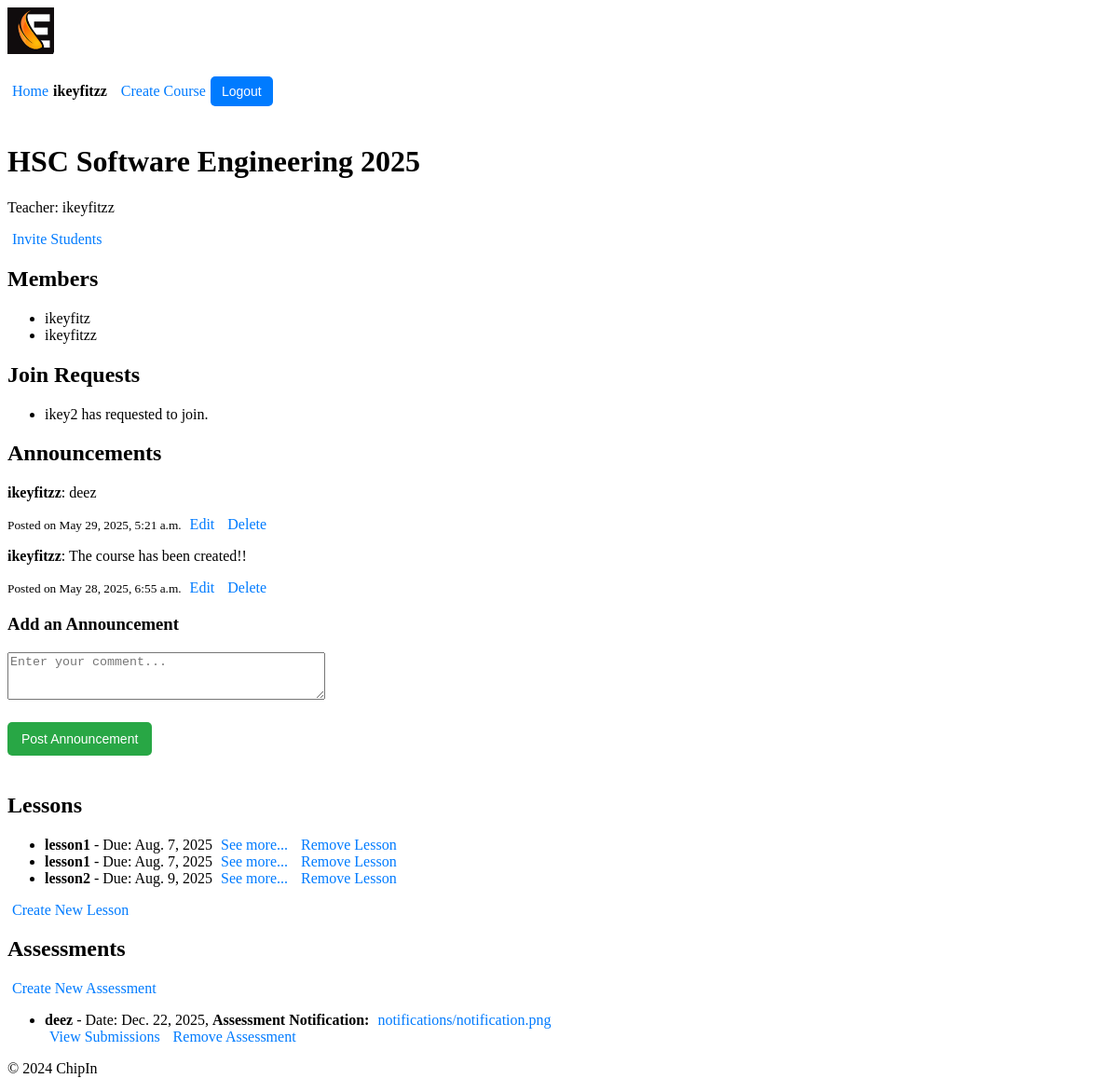
The page /chipin/group/4/ (signed in) on the database its author committed.
### users/models.py (models this page shows, shortened)
class Profile(models.Model):
    user = models.OneToOneField(User, on_delete=models.CASCADE)
    first_name = models.CharField(max_length=30)
    surname = models.CharField(max_length=30)
    nickname = models.CharField(max_length=30, unique=True, null=False, blank=False)
    max_spend = models.DecimalField(max_digits=10, decimal_places=2, default=100.00)  # max spend
    balance = models.DecimalField(max_digits=10, decimal_places=2, default=100.00)  # users balance
    is_teacher = models.BooleanField(default=False) # users permissions (teacher/student)
    pfp = models.FileField(default='pfps/blank.jpg') # profile picture field

### chipin/models.py (models this page shows, shortened)
class Group(models.Model):
    name = models.CharField(max_length=100)
    admin = models.ForeignKey(User, on_delete=models.CASCADE, related_name='admin_groups')
    members = models.ManyToManyField(User, related_name='group_memberships', blank=True)
    invited_users = models.ManyToManyField(User, related_name='pending_invitations', blank=True)

class GroupJoinRequest(models.Model):
    user = models.ForeignKey(User, on_delete=models.CASCADE)
    group = models.ForeignKey(Group, on_delete=models.CASCADE, related_name='join_requests')
    is_approved = models.BooleanField(default=False)
    votes = models.ManyToManyField(User, related_name='votes', blank=True)  # Tracks users who voted
    created_at = models.DateTimeField(auto_now_add=True)

class Comment(models.Model):
    user = models.ForeignKey(User, on_delete=models.CASCADE)  # User who posted the comment
    group = models.ForeignKey(Group, related_name='comments', on_delete=models.CASCADE)  # Group associated with the comment
    content = models.TextField()  # The comment content
    created_at = models.DateTimeField(auto_now_add=True)  # Timestamp when the comment was posted
    updated_at = models.DateTimeField(auto_now=True)  # Timestamp for the latest update

class Lesson(models.Model):
    name = models.CharField(max_length=32)
    due_date = models.DateField()
    description = models.TextField()
    file = models.FileField(upload_to='resources/', blank=True, null=True) # Uploaded resources by the teacher
    group = models.ForeignKey(Group, related_name='lessons', on_delete=models.CASCADE) # Parent
    submissions = models.ManyToManyField(User, related_name='submissions', blank=True) # Tracks the amount of responses/content of responses

class Event(models.Model):
    name = models.CharField(max_length=100)
    date = models.DateField()
    status = models.CharField(max_length=20, default='Pending')  # Can be 'Pending' or 'Active'
    group = models.ForeignKey(Group, related_name='events', on_delete=models.CASCADE)
    members = models.ManyToManyField(User, related_name='event_memberships', blank=True)
    notification = models.FileField(upload_to='notifications/', blank=True, null=True)

### chipin/views.py (the view)
# urls.py: path('group/<int:group_id>/', views.group_detail, name='group_detail'),
@login_required
def group_detail(request, group_id, edit_comment_id=None):
    group = get_object_or_404(Group, id=group_id)
    comments = group.comments.all().order_by('-created_at')  # Fetch all comments for the group
    events = group.events.all()  # Fetch all events associated with the group
    lessons = group.lessons.all()  # Fetch all lessons associated with the group
    if edit_comment_id: # Fetch the comment to edit, if edit_comment_id is provided
        comment_to_edit = get_object_or_404(Comment, id=edit_comment_id)
        if comment_to_edit.user != request.user:
            return redirect('chipin:group_detail', group_id=group.id)
    else:
        comment_to_edit = None
    if request.method == 'POST':
        if comment_to_edit: # Editing an existing comment
            form = CommentForm(request.POST, instance=comment_to_edit)
        else: # Adding a new comment
            form = CommentForm(request.POST)
        if form.is_valid():
            comment = form.save(commit=False)
            comment.user = request.user
            comment.group = group
            comment.save()
            return redirect('chipin:group_detail', group_id=group.id)
    else:
        form = CommentForm(instance=comment_to_edit) if comment_to_edit else CommentForm()
    return render(request, 'chipin/group_detail.html', {
        'group': group,
        'comments': comments,
        'events': events,
        'lessons': lessons,
        'form': form,
        'comment_to_edit': comment_to_edit,
    })

### chipin/forms.py (shortened to what this page needs)
class CommentForm(forms.ModelForm):
    class Meta:
        model = Comment
        fields = ['content']
        widgets = {
            'content': forms.Textarea(attrs={'rows': 3, 'placeholder': 'Enter your comment...'})
        }

### chipin/context_processors.py (called while the page is built)
def user_profile(request):
    if request.user.is_authenticated:
        try:
            return {'nickname': request.user.profile.nickname}
        except Profile.DoesNotExist:
            return {'nickname': request.user.username}  # Fallback to username if no profile exists
    return {}

### chipin/templates/chipin/group_detail.html (shortened to what this page needs)
{% extends 'chipin/base.html' %}
{% block content %}
    <h1>{{ group.name }}</h1>
    <p>Teacher: {{ group.admin.profile.nickname }}</p>
    {% if request.user == group.admin %}
        <a href="{% url 'chipin:invite_users' group.id %}">Invite Students</a>
    {% endif %}
    <h2>Members</h2>
    <ul>
        {% for member in group.members.all %}
        <li>{{ member.profile.nickname }}</li>
        {% endfor %}
    </ul>
    {% if request.user in group.members.all %}
        <h2>Join Requests</h2>
        <ul>
            {% for request in group.join_requests.all %}
            <li>{{ request.user.username }} has requested to join.</li>
            {% endfor %}
        </ul>
    {% endif %}
    <h2>Announcements</h2>
    <div class="comments-section">
        {% for comment in comments %}
            <div class="comment">
                <p><strong>{{ comment.user.profile.nickname }}</strong>: {{ comment.content }}</p>
                <small>Posted on {{ comment.created_at }}</small>
                {% if comment.user == request.user or request.user == group.admin %}
                    <a href="{% url 'chipin:edit_comment' group.id comment.id %}">Edit</a>
                    <a href="{% url 'chipin:delete_comment' comment.id %}" onclick="return confirm('Are you sure?')">Delete</a>
                {% endif %}
            </div>
        {% empty %}
            <p>No announcements yet.</p>
        {% endfor %}
    </div>
{% if request.user == group.admin %}
    <h3>{% if comment_to_edit %}Edit Announcement{% else %}Add an Announcement{% endif %}</h3>
    <form method="POST">
        <div class="form-group">
            {{ form.content }}
        </div>
        <button type="submit">{% if comment_to_edit %}Save Announcement{% else %}Post Announcement{% endif %}</button>
    </form>
{% endif %}
    <h2>Lessons</h2>
    <ul>
    {% for lesson in lessons %}
        <li>
            <strong>{{ lesson.name }}</strong> - Due: {{ lesson.due_date }} <a href="{% url 'chipin:lesson_detail' lesson.id %}" class="btn btn-secondary">See more...</a>
            {% if request.user == group.admin %}
                <a href="{% url 'chipin:delete_lesson' lesson.id %}" class="btn btn-danger" onclick="return confirm('Are you sure you want to delete this lesson?');">Remove Lesson</a>
            {% endif %}
        </li>
    {% endfor %}
    </ul>
    {% if request.user == group.admin %}
        <a href="{% url 'chipin:create_lesson' group.id %}" class="btn btn-primary">Create New Lesson</a>
    {% else %}
        <p>There are no lessons at the moment.</p>
    {% endif %}
    <h2>Assessments</h2>
    {% if request.user == group.admin %}
        <a href="{% url 'chipin:create_event' group.id %}" class="btn btn-primary">Create New Assessment</a>
    {% endif %}
    <ul>
        {% for event in events %}
            <li>
                <strong>{{ event.name }}</strong> - Date: {{ event.date }},
                {% if event.notification %}
                    <strong>Assessment Notification:</strong>
                    <a href="{{ event.notification.url }}" target="_blank">{{ event.notification.name|slice:"notifications/" }}</a><br>
                {% else %}
                    <strong>Assessment Notification:</strong> None<br>
                {% endif %}
                {% if request.user != group.admin %}
                    <a href="{% url 'chipin:assessment_detail' group.id event.id %}" class="btn btn-secondary">Submit Assessment</a>
                {% else %}
                    <a href="{% url 'chipin:assessment_detail' group.id event.id %}" class="btn btn-secondary">View Submissions</a>
                {% endif %}
                {% if request.user == group.admin %}
                    <a href="{% url 'chipin:delete_event' group.id event.id %}" class="btn btn-danger" onclick="return confirm('Are you sure you want to delete this assessment?');">Remove Assessment</a>
                {% endif %}
            </li>
        {% endfor %}
    </ul>
{% endblock %}

### chipin/templates/chipin/base.html (shortened to what this page needs)
{% load static %}
<!DOCTYPE html>
<html lang="en">
<head>
    <link rel="stylesheet" href="{% static 'chipin/styles.css' %}">
</head>
<body>
    <header>
        <div class="logo">
            <img src="{% static 'chipin/logo_90.jpg' %}" alt="ChipIn Logo">
        </div>
        <div class="user-info">
            {% if request.user.is_authenticated %}
                <a href="{% url 'chipin:home' %}">Home</a> <span>{{ request.user.profile.nickname }}</span>
                {% if request.user.profile.is_teacher %}
                    <a href="{% url 'chipin:create_group' %}">Create Course</a>
                {% endif %}
                <form action="{% url 'users:logout' %}" method="post">
                    <button type="submit">Logout</button>
                </form>
            {% else %}
                <a href="{% url 'users:teacher_login' %}">Teacher Login</a> <a href="{% url 'users:login' %}">Student Login</a> <a href="{% url 'users:register' %}">Student Register</a>
            {% endif %}
        </div>
    </header>
    <main>
        {% block content %}
        {% endblock %}
    </main>
    <footer>
        <p>&copy; 2024 ChipIn</p>
    </footer>
</body>
</html>

### chipin/static/chipin/styles.css (style rules this page uses)
.logo img { max-height: 50px; }
.user-info { display: flex; align-items: center; font-size: 16px; }
.user-info span { margin-right: 10px; font-weight: bold; }
.user-info button { background-color: #007BFF; color: white; border: none; padding: 8px 12px; cursor: pointer; border-radius: 5px; font-size: 14px; }
button { background-color: #28a745; color: white; border: none; padding: 10px 15px; cursor: pointer; border-radius: 5px; font-size: 14px; margin-top: 20px; margin-bottom: 20px; }
a { color: #007BFF; text-decoration: none; padding: 5px }

### rows shown on the page
Group: name "HSC Software Engineering 2025", admin.profile.nickname "ikeyfitzz"
GroupJoinRequest: user.username "ikey2"
Comment: user.profile.nickname "ikeyfitzz", content "deez", created_at "May 29, 2025, 5:21 a.m.", shows "Edit"
Comment: user.profile.nickname "ikeyfitzz", content "The course has been created!!", created_at "May 28, 2025, 6:55 a.m.", shows "Edit"
Lesson: name "lesson1", due_date "Aug. 7, 2025"
Lesson: name "lesson1", due_date "Aug. 7, 2025"
Lesson: name "lesson2", due_date "Aug. 9, 2025"
Event: name "deez", date "Dec. 22, 2025", notification.name "notifications/notification.png"

### other values the page prints
{{ request.user.profile.nickname }} "ikeyfitzz"
{{ member.profile.nickname }} "ikeyfitz"
{{ member.profile.nickname }} "ikeyfitzz"
